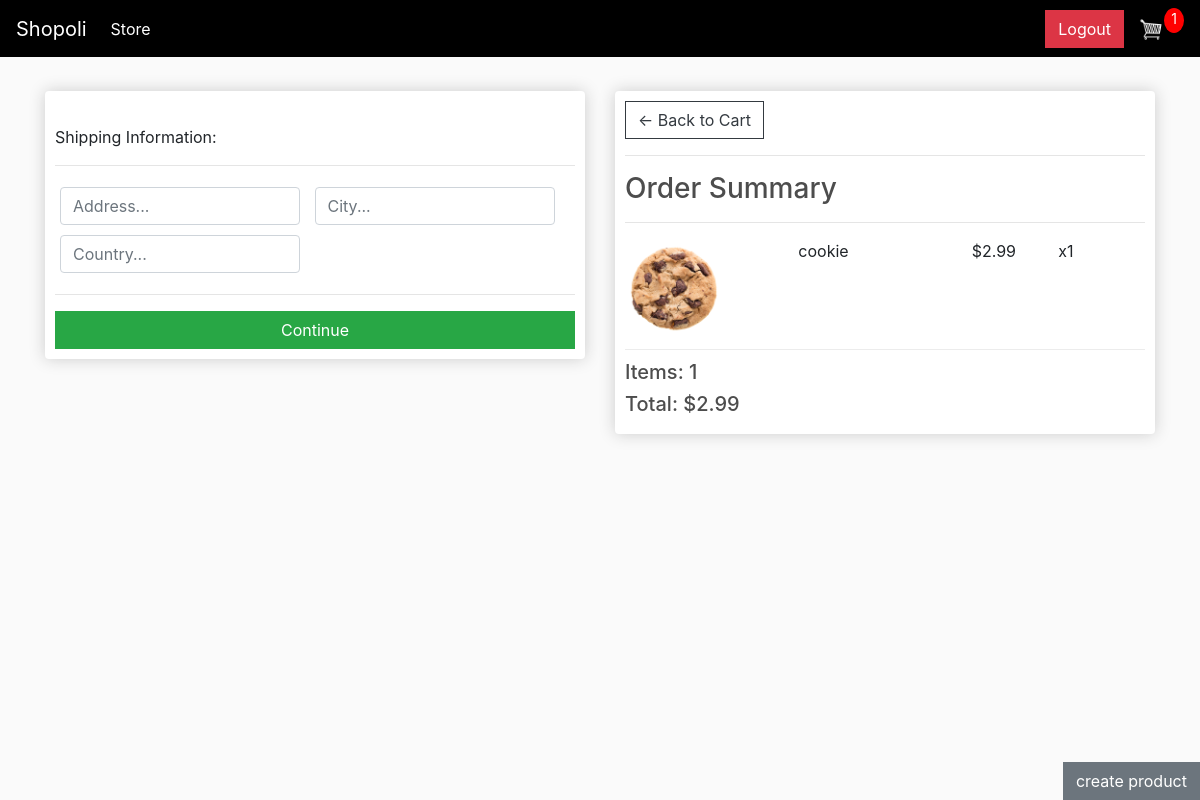
Screenshot of /checkout/ (signed in) with the database file from the repository.
### store/models.py (models this page shows, shortened)
class OrderItem(models.Model):
    product = models.ForeignKey(Product, on_delete=models.CASCADE)
    order = models.ForeignKey(Order, on_delete=models.CASCADE)
    quantity = models.IntegerField(default=0, null=True, blank=True)
    date_added = models.DateTimeField(auto_now_add=True, null=True, blank=True)
    @property
    def get_total_price(self):
        return self.quantity * self.product.price

class Product(models.Model):
    title = models.CharField(max_length=300)
    price = models.DecimalField(max_digits=10, decimal_places=2)
    image = models.ImageField(default='default.png', upload_to='product_pic')

class Order(models.Model):
    customer = models.ForeignKey(Customer, on_delete=models.CASCADE)
    date_create = models.DateField(auto_now_add=True, null=True, blank=True)
    complete = models.BooleanField(default=False)
    transaction = models.CharField(max_length=100, null=True, blank=True)
    @property
    def get_order_total_price(self):
        items = self.orderitem_set.all()
        total = sum([item.get_total_price for item in items])
        return total
    @property
    def get_order_total_items(self):
        items = self.orderitem_set.all()
        total = sum([item.quantity for item in items])
        return total

### store/views.py (the view)
# urls.py: path('checkout/', views.checkout, name='checkout'),
@login_required
def checkout(request):
    items, order, cartItems = getUserSpec(request)
    context = {'items': items, 'order': order, 'cartItems': cartItems}
    return render(request, 'store/checkout.html', context=context)

### store/functions.py (called while the page is built)
def getUserSpec(request):
    customer = request.user.customer
    order, created = Order.objects.get_or_create(customer=customer, complete=False)
    items = order.orderitem_set.all()
    cartItems = order.get_order_total_items
    return items, order, cartItems

### store/templates/store/checkout.html (shortened to what this page needs)
{% extends "store/base.html" %}
{% load static %}
{% block content %}
   <div class="row">
		<div class="col-lg-6">
			<div class="box-element" id="form-wrapper">
				<form id="form">
					<div id="shipping-info">
						<br>
						<p>Shipping Information:</p>
						<hr>
						<div class="form-field">
							<input required class="form-control" type="text" name="address" placeholder="Address...">
						</div>
						<div class="form-field">
							<input required class="form-control" type="text" name="city" placeholder="City...">
						</div>
						<div class="form-field">
							<input required class="form-control" type="text" name="country" placeholder="Country...">
						</div>
					</div>
					<hr>
					<input id="form-button" class="btn btn-success btn-block" type="submit" value="Continue">
				</form>
			</div>
			<br>
		</div>
		<div class="col-lg-6">
			<div class="box-element">
				<a  class="btn btn-outline-dark" href="{% url 'cart' %}">&#x2190; Back to Cart</a>
				<hr>
				<h3>Order Summary</h3>
				<hr>
				{% for item in items %}
				<div class="cart-row">
					<div style="flex:2"><img class="row-image" src="{{ item.product.image.url }}"></div>
					<div style="flex:2"><p>{{ item.product.title }}</p></div>
					<div style="flex:1"><p>${{ item.product.price|floatformat:2 }}</p></div>
					<div style="flex:1"><p>x{{ item.quantity }}</p></div>
				</div>
				{% endfor %}
				<h5>Items:   {{ order.get_order_total_items }}</h5>
				<h5>Total:   ${{ order.get_order_total_price|floatformat:2 }}</h5>
			</div>
		</div>
   </div>
{% endblock %}

### store/templates/store/base.html (shortened to what this page needs)
<!DOCTYPE html>
{% load static %}
<html lang="en">
<head>
	<link rel="stylesheet" href="https://stackpath.bootstrapcdn.com/bootstrap/4.4.1/css/bootstrap.min.css">
    <link rel="stylesheet" type="text/css" href="{% static 'store/css/main.css' %}">
</head>
<body>
    <nav class="navbar navbar-expand-lg navbar-dark bg-dark">
        <a class="navbar-brand" href="{% url 'store' %}">Shopoli</a>
        <div class="collapse navbar-collapse" id="navbarSupportedContent">
            <ul class="navbar-nav mr-auto">
                <li class="nav-item active">
                    <a class="nav-link" href="{% url 'store' %}">Store <span class="sr-only">(current)</span></a>
                </li>
            </ul>
            <div class="form-inline my-2 my-lg-0">
                {% for group in user.groups.all %}
                    {% if group.name == 'admin' %}
                        <a style="position: fixed; bottom: 0px; right: 0px; " href="{% url 'create-product' %}" class="btn btn-secondary">create product</a>
                    {% endif %}
                {% endfor %}
                {% if user.is_authenticated %}
                    <a href="{% url 'logout' %}" class="btn btn-danger">Logout</a>
                {% else %}
                    <a href="{% url 'login' %}" class="btn btn-danger">login</a>
                {% endif %}
             	<a href="{% url 'cart' %}">
            		<img  id="cart-icon" src="{% static 'store/image/cart.png' %}">
        	    </a>
                <p id="cart-total">{{ cartItems }}</p>
            </div>
        </div>
    </nav>
    <div class="container">
        <br>
        {% block content %}
        {% endblock content %}
    </div>
</body>
</html>

### store/static/store/css/main.css (style rules this page uses)
body { background-color: hsl(0, 0%, 98%); }
h1,h2,h3,h4,h5,h6 { color:hsl(0, 0%, 30%); }
.box-element { box-shadow:hsl(0, 0%, 80%) 0 0 16px; background-color: #fff; border-radius: 4px; padding: 10px; }
.bg-dark { background-color: black!important; }
#cart-icon { width:25px; display: inline-block; margin-left: 15px; }
#cart-total { display: block; text-align: center; color:#fff; background-color: red; width: 20px; height: 25px; border-radius: 50%; font-size: 14px; }
.col-lg-4, .col-lg-6, .col-lg-8, .col-lg-12 { margin-top: 10px; }
.btn { border-radius: 0; }
.row-image { width: 100px; }
.form-field { width:250px; display: inline-block; padding: 5px; }
.cart-row { display: flex; align-items: flex-stretch; padding-bottom: 10px; margin-bottom: 10px; border-bottom: 1px solid #ececec; }

### rows the page displays
OrderItem: product.image (picture), product "cookie", product.price "2.99", quantity "1"
Order: get_order_total_items "1", get_order_total_price "2.99"

### other values shown
{{ cartItems }} "1"
